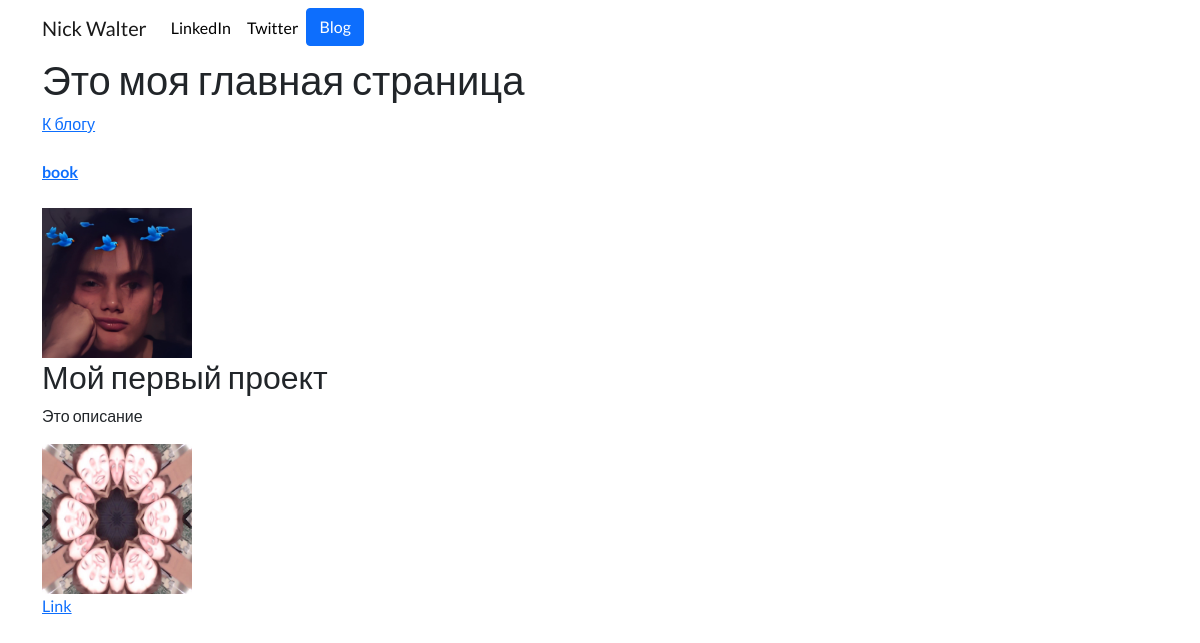
The page / on the database its author committed.
### portfolio/models.py (models this page shows, shortened)
class Project(models.Model):
    title = models.CharField(max_length=100)
    description = models.CharField(max_length=250)
    image = models.ImageField(upload_to='portfolio/images/')
    url = models.URLField(blank=True)

### portfolio/views.py (the view)
# urls.py: path('', views.home, name='home'),
def home(request):
    projects = Project.objects.all()
    return render(request, 'portfolio/home.html', {'projects': projects})

### portfolio/templates/portfolio/home.html
{% extends 'portfolio/base.html' %}
{% load static %}
{% block content %}
    <h1>Это моя главная страница</h1>
    <a href="{% url 'blog:all_blogs' %}">К блогу</a><br><br>
    <b><a href="{% static 'portfolio/1.pdf' %}">book</a></b><br><br>
    <img src="{% static 'portfolio/me.jpg' %}" alt="I am" width="150px" height="150px">
    {% for project in projects %}
        <h2>{{ project.title }}</h2>
        <p>{{ project.description }}</p>
    <img src="{{ project.image.url }}" alt="first project" width="150px" height="150px"><br>
    {% if project.url %}
        <a href="{{ project.url }}">Link</a>
    {% endif %}
    {% endfor %}
{% endblock %}

### portfolio/templates/portfolio/base.html (shortened to what this page needs)
{% load static %}
<!DOCTYPE html>
<html lang="ru">
<head>
    <link href="https://cdn.jsdelivr.net/npm/bootstrap@5.0.2/dist/css/bootstrap.min.css" rel="stylesheet">
    <link rel="stylesheet" href="{% static 'portfolio/custom.css' %}">
</head>
<body>
    <nav id="topNav" class="navbar navbar-expand-md navbar-light">
    <div class="container">
      <a class="navbar-brand" href="{% url 'home' %}">
        <span>Nick Walter</span>
      </a>
      <div class="collapse navbar-collapse text-center" id="navbarNav">
        <ul class="navbar-nav ml-auto">
          <li class="nav-item">
            <a class="nav-link" href="https://www.linkedin.com/in/nick-walter/" target="_blank">LinkedIn</a>
          </li>
          <li class="nav-item">
            <a class="nav-link" href="https://twitter.com/ZappyCode" target="_blank">Twitter</a>
          </li>
          <li>
            <a role="button" href="{% url 'blog:all_blogs' %}" class="btn btn-primary">Blog</a>
          </li>
        </ul>
      </div>
    </div>
  </nav>
  <div class="container">
    {% block content %}{% endblock %}
  </div>
</body>
</html>

### portfolio/static/portfolio/custom.css (style rules this page uses)
.navbar-nav .nav-link { color: rgba(0,0,0,1) !important; }
body { font-family: 'Lato', sans-serif; }

### rows shown on the page
Project: title "Мой первый проект", description "Это описание", image (picture)
